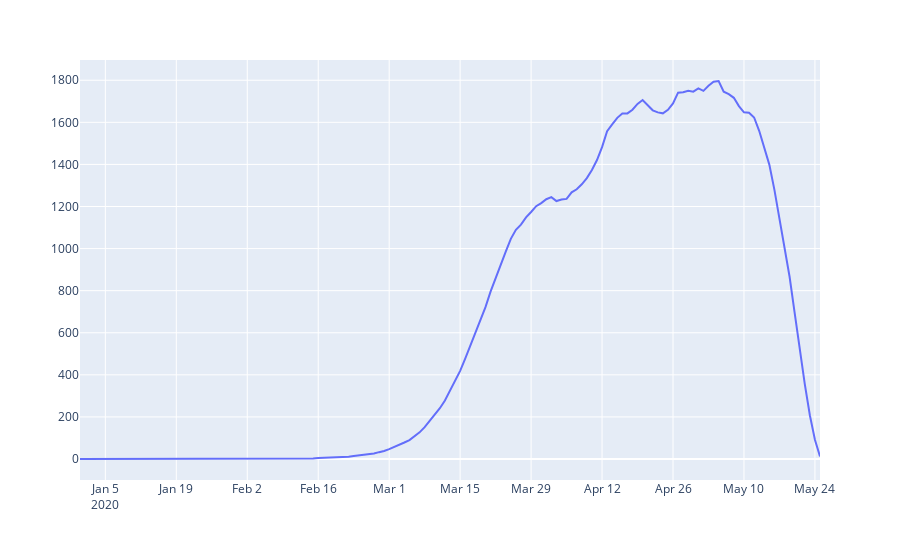
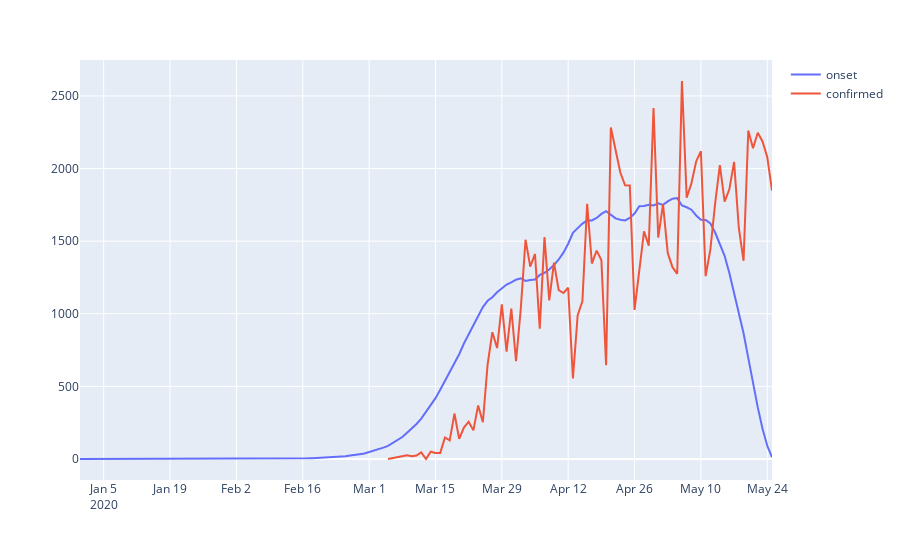
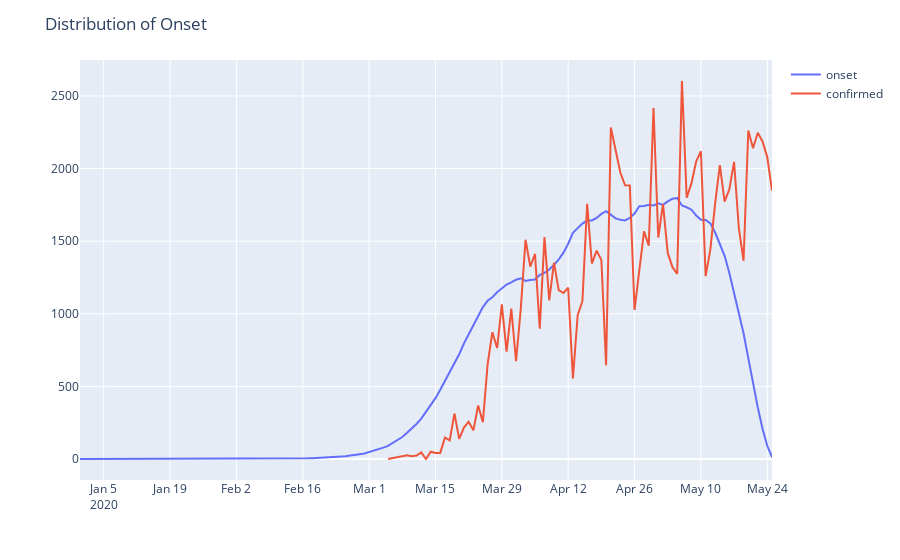
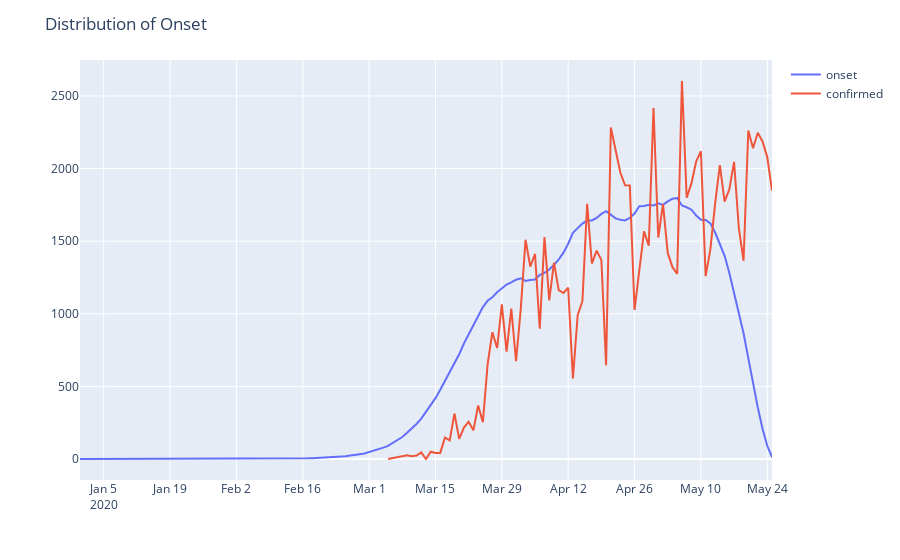

Write notebook code for charts like these, in order.
### Code cell
fig1 = px.line()
fig1.add_scatter(x=onset.date, y=onset.onset, mode='lines', name='onset')
# fig.add_scatter(x=adjusted.date, y=adjusted.adjusted_onset, mode='lines')
fig1.add_scatter(x=confirmed.date, y=confirmed.positive, mode='lines', name="confirmed")
fig1.update_layout(
    title="Distribution of Onset",)
fig1.show()
